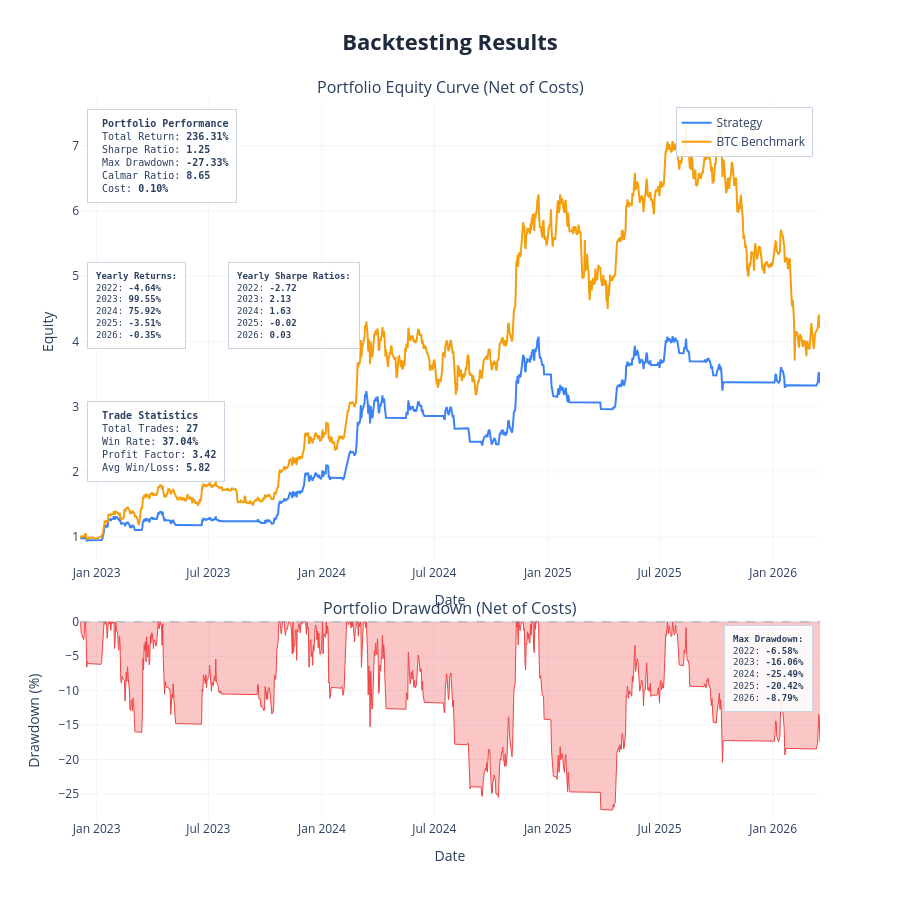
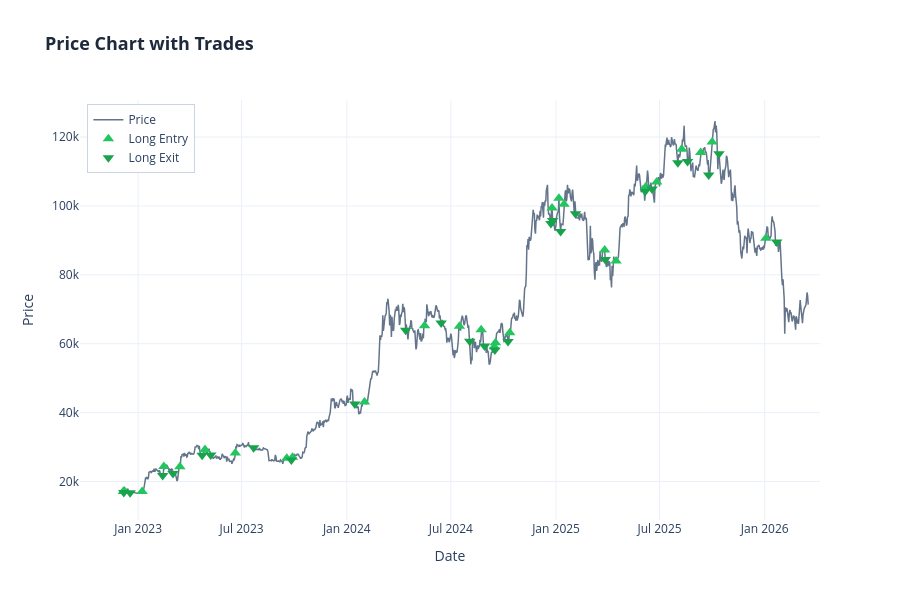

The notebook cell saved with these charts, in order:
### Markdown cell above
---
## Backtest

| Parameter | Options | Default |
|---|---|---|
| `cost` | Cost per trade as decimal — `0.001` = 0.1% | `0.0` |
| `show_plot` | `True` / `False` | `True` |
| `save_html` | Filename string or `None` | `None` |
| `show_trades` | Overlay entry/exit markers on price chart | `False` |
| `benchmark_data` | DataFrame with `Close` column for buy & hold comparison | same asset |

### Code cell
results = backtest(
    data           = strategy_df,
    cost           = 0.001,
    show_plot      = True,
    save_html      = None,
    show_trades    = True,
    benchmark_data = None
)

print(f"Return        {results['total_return']*100:>8.2f}%")
print(f"Sharpe        {results['sharpe_ratio']:>8.2f}")
print(f"Max Drawdown  {results['max_drawdown']*100:>8.2f}%")
print(f"Profit Factor {results['profit_factor']:>8.2f}")
print(f"Win Rate      {results['win_rate']*100:>8.2f}%")
print(f"# Trades      {results['num_trades']:>8}")

### Figure 1 — Plotly figure (JSON) as saved in the notebook; plotly's stock layout.template omitted (floating-point values rounded to 4 significant figures; data arrays with more than 128 entries replaced by an {"elided": "..."} marker saying what was removed)
{"data": [{"hovertemplate": "<b>Strategy</b><br>Date: %{x}<br>Equity: %{y:.4f}<extra></extra>", "line": {"color": "#3b82f6", "width": 2}, "mode": "lines", "name": "Strategy", "type": "scatter", "x": {"elided": "1200 str values"}, "xaxis": "x", "y": {"elided": "1200 float values"}, "yaxis": "y"}, {"hovertemplate": "<b>BTC Benchmark</b><br>Date: %{x}<br>Equity: %{y:.4f}<extra></extra>", "line": {"color": "#f59e0b", "width": 2}, "mode": "lines", "name": "BTC Benchmark", "type": "scatter", "x": {"elided": "1200 str values"}, "xaxis": "x", "y": {"elided": "1200 float values"}, "yaxis": "y"}, {"fill": "tozeroy", "fillcolor": "rgba(239, 68, 68, 0.3)", "hovertemplate": "<b>Drawdown</b><br>Date: %{x}<br>Drawdown: %{y:.2f}%<extra></extra>", "line": {"color": "#ef4444", "width": 1}, "mode": "lines", "name": "Drawdown", "showlegend": false, "type": "scatter", "x": {"elided": "1200 str values"}, "xaxis": "x2", "y": {"elided": "1200 float values"}, "yaxis": "y2"}], "layout": {"annotations": [{"font": {"size": 16}, "showarrow": false, "text": "Portfolio Equity Curve (Net of Costs)", "x": 0.5, "xanchor": "center", "xref": "paper", "y": 1, "yanchor": "bottom", "yref": "paper"}, {"font": {"size": 16}, "showarrow": false, "text": "Portfolio Drawdown (Net of Costs)", "x": 0.5, "xanchor": "center", "xref": "paper", "y": 0.276, "yanchor": "bottom", "yref": "paper"}, {"align": "left", "bgcolor": "rgba(255, 255, 255, 0.9)", "bordercolor": "#cbd5e1", "borderpad": 8, "borderwidth": 1, "font": {"family": "monospace", "size": 10}, "showarrow": false, "text": "\n<b>Portfolio Performance</b><br>\nTotal Return: <b>236.31%</b><br>\nSharpe Ratio: <b>1.25</b><br>\nMax Drawdown: <b>-27.33%</b><br>\nCalmar Ratio: <b>8.65</b><br>\nCost: <b>0.10%</b>\n", "x": 0.01, "xanchor": "left", "xref": "x domain", "y": 0.98, "yanchor": "top", "yref": "y domain"}, {"align": "left", "bgcolor": "rgba(255, 255, 255, 0.9)", "bordercolor": "#cbd5e1", "borderpad": 8, "borderwidth": 1, "font": {"family": "monospace", "size": 9}, "showarrow": false, "text": "<b>Yearly Returns:</b><br>2022: <b>-4.64%</b><br>2023: <b>99.55%</b><br>2024: <b>75.92%</b><br>2025: <b>-3.51%</b><br>2026: <b>-0.35%</b><br>", "x": 0.01, "xanchor": "left", "xref": "x domain", "y": 0.65, "yanchor": "top", "yref": "y domain"}, {"align": "left", "bgcolor": "rgba(255, 255, 255, 0.9)", "bordercolor": "#cbd5e1", "borderpad": 8, "borderwidth": 1, "font": {"family": "monospace", "size": 9}, "showarrow": false, "text": "<b>Yearly Sharpe Ratios:</b><br>2022: <b>-2.72</b><br>2023: <b>2.13</b><br>2024: <b>1.63</b><br>2025: <b>-0.02</b><br>2026: <b>0.03</b><br>", "x": 0.2, "xanchor": "left", "xref": "x domain", "y": 0.65, "yanchor": "top", "yref": "y domain"}, {"align": "left", "bgcolor": "rgba(255, 255, 255, 0.9)", "bordercolor": "#cbd5e1", "borderpad": 8, "borderwidth": 1, "font": {"family": "monospace", "size": 10}, "showarrow": false, "text": "\n<b>Trade Statistics</b><br>\nTotal Trades: <b>27</b><br>\nWin Rate: <b>37.04%</b><br>\nProfit Factor: <b>3.42</b><br>\nAvg Win/Loss: <b>5.82</b>\n", "x": 0.01, "xanchor": "left", "xref": "x domain", "y": 0.35, "yanchor": "top", "yref": "y domain"}, {"align": "left", "bgcolor": "rgba(255, 255, 255, 0.9)", "bordercolor": "#cbd5e1", "borderpad": 8, "borderwidth": 1, "font": {"family": "monospace", "size": 9}, "showarrow": false, "text": "<b>Max Drawdown:</b><br>2022: <b>-6.58%</b><br>2023: <b>-16.06%</b><br>2024: <b>-25.49%</b><br>2025: <b>-20.42%</b><br>2026: <b>-8.79%</b><br>", "x": 0.99, "xanchor": "right", "xref": "x2 domain", "y": 0.98, "yanchor": "top", "yref": "y2 domain"}], "height": 900, "hovermode": "x unified", "legend": {"bgcolor": "rgba(255,255,255,0.9)", "bordercolor": "#cbd5e1", "borderwidth": 1, "x": 0.99, "xanchor": "right", "y": 0.99, "yanchor": "top"}, "shapes": [{"line": {"color": "#94a3b8", "dash": "dash", "width": 1}, "type": "line", "x0": 0, "x1": 1, "xref": "x2 domain", "y0": 0, "y1": 0, "yref": "y2"}], "showlegend": true, "title": {"font": {"color": "#1E293B", "size": 22}, "text": "<b>Backtesting Results</b>", "x": 0.5, "xanchor": "center"}, "xaxis": {"anchor": "y", "domain": [0, 1], "gridcolor": "#f1f5f9", "gridwidth": 1, "showgrid": true, "title": {"text": "Date"}}, "xaxis2": {"anchor": "y2", "domain": [0, 1], "gridcolor": "#f1f5f9", "gridwidth": 1, "showgrid": true, "title": {"text": "Date"}}, "yaxis": {"anchor": "x", "domain": [0.356, 1], "gridcolor": "#f1f5f9", "gridwidth": 1, "showgrid": true, "title": {"text": "Equity"}}, "yaxis2": {"anchor": "x2", "domain": [0, 0.276], "gridcolor": "#f1f5f9", "gridwidth": 1, "showgrid": true, "title": {"text": "Drawdown (%)"}}}}

### Figure 2 — Plotly figure (JSON) as saved in the notebook; plotly's stock layout.template omitted (floating-point values rounded to 4 significant figures; data arrays with more than 128 entries replaced by an {"elided": "..."} marker saying what was removed)
{"data": [{"hovertemplate": "<b>Price</b><br>Date: %{x}<br>Close: $%{y:.2f}<extra></extra>", "line": {"color": "#64748b", "width": 1.5}, "mode": "lines", "name": "Price", "type": "scatter", "x": {"elided": "1200 str values"}, "y": {"elided": "1200 float values"}}, {"hovertemplate": "<b>Long Entry</b><br>Date: %{x}<br>Price: $%{y:.2f}<extra></extra>", "marker": {"color": "#22c55e", "size": 10, "symbol": "triangle-up"}, "mode": "markers", "name": "Long Entry", "type": "scatter", "x": ["2022-12-06T00:00:00.000000000", "2022-12-08T00:00:00.000000000", "2023-01-08T00:00:00.000000000", "2023-02-15T00:00:00.000000000", "2023-03-15T00:00:00.000000000", "2023-04-28T00:00:00.000000000", "2023-06-20T00:00:00.000000000", "2023-09-18T00:00:00.000000000", "2023-09-28T00:00:00.000000000", "2024-02-01T00:00:00.000000000", "2024-05-16T00:00:00.000000000", "2024-07-16T00:00:00.000000000", "2024-08-23T00:00:00.000000000", "2024-09-15T00:00:00.000000000", "2024-09-17T00:00:00.000000000", "2024-10-12T00:00:00.000000000", "2024-12-25T00:00:00.000000000", "2025-01-06T00:00:00.000000000", "2025-01-15T00:00:00.000000000", "2025-03-27T00:00:00.000000000", "2025-04-16T00:00:00.000000000", "2025-06-07T00:00:00.000000000", "2025-06-26T00:00:00.000000000", "2025-08-09T00:00:00.000000000", "2025-09-11T00:00:00.000000000", "2025-10-01T00:00:00.000000000", "2026-01-03T00:00:00.000000000"], "y": [17090.0, 17220.0, 17130.0, 24320.0, 24290.0, 29310.0, 28310.0, 26760.0, 27020.0, 43080.0, 65240.0, 65040.0, 64040.0, 59130.0, 60310.0, 63210.0, 99430.0, 102200.0, 100500.0, 87230.0, 84030.0, 105600.0, 106900.0, 116500.0, 115500.0, 118600.0, 90630.0]}, {"hovertemplate": "<b>Long Exit</b><br>Date: %{x}<br>Price: $%{y:.2f}<extra></extra>", "marker": {"color": "#16a34a", "size": 10, "symbol": "triangle-down"}, "mode": "markers", "name": "Long Exit", "type": "scatter", "x": ["2022-12-07T00:00:00.000000000", "2022-12-18T00:00:00.000000000", "2023-02-13T00:00:00.000000000", "2023-03-03T00:00:00.000000000", "2023-04-23T00:00:00.000000000", "2023-05-08T00:00:00.000000000", "2023-07-22T00:00:00.000000000", "2023-09-26T00:00:00.000000000", "2024-01-15T00:00:00.000000000", "2024-04-13T00:00:00.000000000", "2024-06-14T00:00:00.000000000", "2024-08-03T00:00:00.000000000", "2024-08-29T00:00:00.000000000", "2024-09-16T00:00:00.000000000", "2024-10-09T00:00:00.000000000", "2024-12-23T00:00:00.000000000", "2024-12-26T00:00:00.000000000", "2025-01-09T00:00:00.000000000", "2025-02-04T00:00:00.000000000", "2025-03-28T00:00:00.000000000", "2025-06-06T00:00:00.000000000", "2025-06-18T00:00:00.000000000", "2025-08-02T00:00:00.000000000", "2025-08-19T00:00:00.000000000", "2025-09-25T00:00:00.000000000", "2025-10-13T00:00:00.000000000", "2026-01-22T00:00:00.000000000"], "y": [16840.0, 16740.0, 21770.0, 22350.0, 27590.0, 27670.0, 29790.0, 26220.0, 42510.0, 63920.0, 66040.0, 60700.0, 59360.0, 58210.0, 60640.0, 94880.0, 95790.0, 92550.0, 97760.0, 84420.0, 104300.0, 104900.0, 112500.0, 112900.0, 109000.0, 115200.0, 89560.0]}], "layout": {"height": 600, "hovermode": "x unified", "legend": {"bgcolor": "rgba(255,255,255,0.9)", "bordercolor": "#cbd5e1", "borderwidth": 1, "x": 0.01, "xanchor": "left", "y": 0.99, "yanchor": "top"}, "showlegend": true, "title": {"font": {"color": "#1E293B", "size": 18}, "text": "<b>Price Chart with Trades</b>"}, "xaxis": {"title": {"text": "Date"}}, "yaxis": {"title": {"text": "Price"}}}}
